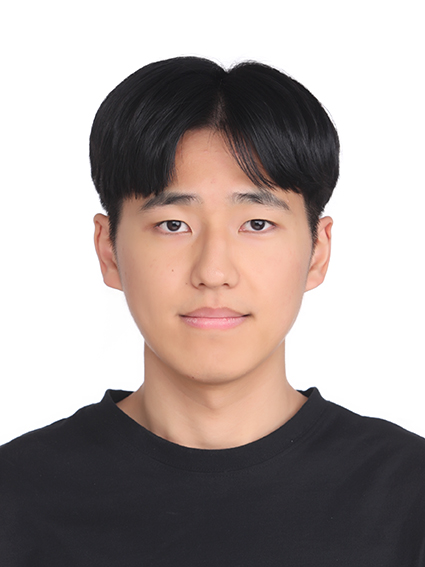
%> input picture BCIE/HJ_headshot.jpg, 425 x 567 px
$ octave Assignment5.m   (GNU Octave 9; MATLAB toolbox functions it lacks are replaced by stand-ins)
%> lines starting %> are read from the running program, lines starting %| are printed output that depends on the picture
%% Question 1
im = imread('HJ_headshot.jpg');
%> im is the input picture: size 567x425x3 uint8; mean R, G, B 169.4, 158.7, 155.9
im = imcrop(im, [1,1,425,424]);
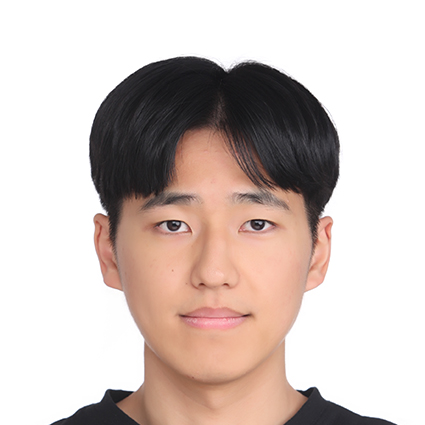
%> im: size 425x425x3 uint8; mean R, G, B 208.8, 195.3, 190
im = double(rgb2gray(im));  % Normalization 수행하기 위해 double로 변환
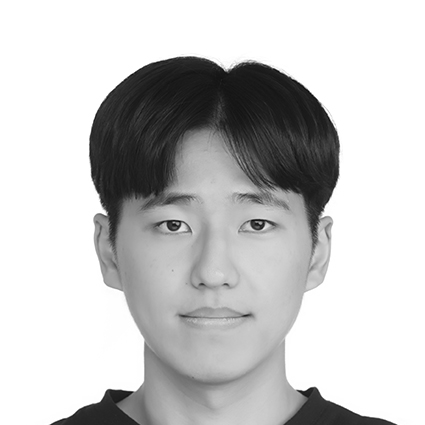
%> im: size 425x425 double; min 8, max 255, mean 198.7
im = im/max(im(:));
im_size = max(size(im,1), size(im,2));
%> im_size = 425

del_theta = 1;
theta = 0:del_theta:180-del_theta;

proj = zeros(im_size, length(theta));
for t=1:length(theta)
    proj(:,t) = sum(imrotate(im, -theta(t), 'bilinear', 'crop'), 1);
end
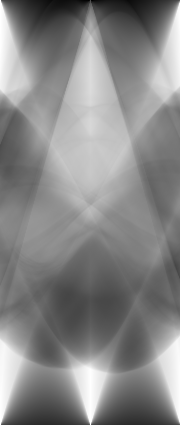
%> proj: size 425x180 double; min 126.4, max 425, mean 284.4; drawn with min black and max white
figure, imshow(proj, []); title('Sinogram');

%> (the run ends here)
